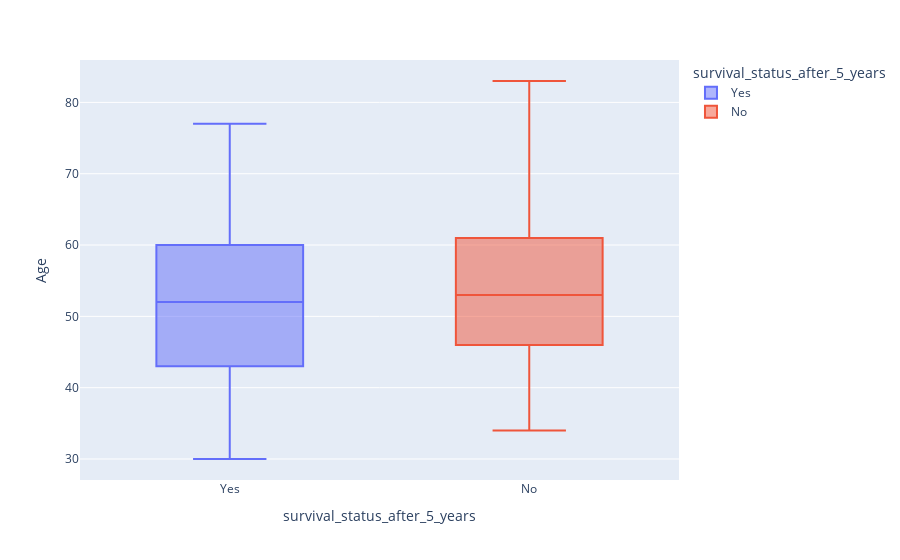

Notebook source saved alongside this figure:
### Code cell
col='Age' 
px.box(df,'survival_status_after_5_years',col,color='survival_status_after_5_years')

### Figure 1 — Plotly figure (JSON) as saved in the notebook; plotly's stock layout.template omitted (floating-point values rounded to 4 significant figures; data arrays with more than 128 entries replaced by an {"elided": "..."} marker saying what was removed)
{"data": [{"alignmentgroup": "True", "hovertemplate": "survival_status_after_5_years=%{x}<br>Age=%{y}<extra></extra>", "legendgroup": "Yes", "marker": {"color": "#636efa"}, "name": "Yes", "notched": false, "offsetgroup": "Yes", "orientation": "v", "showlegend": true, "type": "box", "x": {"elided": "225 str values"}, "x0": " ", "xaxis": "x", "y": {"elided": "225 int values"}, "y0": " ", "yaxis": "y"}, {"alignmentgroup": "True", "hovertemplate": "survival_status_after_5_years=%{x}<br>Age=%{y}<extra></extra>", "legendgroup": "No", "marker": {"color": "#EF553B"}, "name": "No", "notched": false, "offsetgroup": "No", "orientation": "v", "showlegend": true, "type": "box", "x": ["No", "No", "No", "No", "No", "No", "No", "No", "No", "No", "No", "No", "No", "No", "No", "No", "No", "No", "No", "No", "No", "No", "No", "No", "No", "No", "No", "No", "No", "No", "No", "No", "No", "No", "No", "No", "No", "No", "No", "No", "No", "No", "No", "No", "No", "No", "No", "No", "No", "No", "No", "No", "No", "No", "No", "No", "No", "No", "No", "No", "No", "No", "No", "No", "No", "No", "No", "No", "No", "No", "No", "No", "No", "No", "No", "No", "No", "No", "No", "No", "No"], "x0": " ", "xaxis": "x", "y": [34, 34, 38, 39, 41, 41, 41, 42, 42, 43, 43, 43, 43, 44, 44, 44, 45, 45, 45, 46, 46, 46, 46, 47, 47, 47, 48, 48, 48, 49, 49, 50, 50, 51, 51, 52, 52, 52, 52, 53, 53, 53, 53, 53, 53, 54, 54, 54, 54, 55, 55, 56, 56, 57, 57, 57, 59, 60, 60, 61, 61, 61, 62, 62, 62, 63, 65, 65, 65, 65, 66, 66, 67, 67, 69, 70, 70, 72, 74, 78, 83], "y0": " ", "yaxis": "y"}], "layout": {"boxmode": "overlay", "legend": {"title": {"text": "survival_status_after_5_years"}, "tracegroupgap": 0}, "margin": {"t": 60}, "xaxis": {"anchor": "y", "categoryarray": ["Yes", "No"], "categoryorder": "array", "domain": [0, 1], "title": {"text": "survival_status_after_5_years"}}, "yaxis": {"anchor": "x", "domain": [0, 1], "title": {"text": "Age"}}}}
